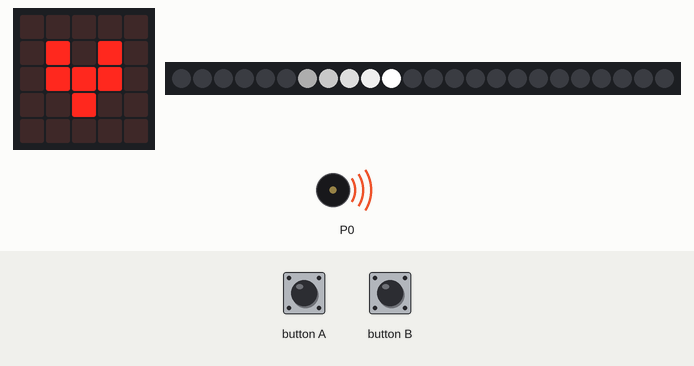
The program below on a simulated BBC micro:bit running MicroPython. Parts: the board's 5×5 LED display, 24 RGB LEDs in strip order, left to right, buzzer (waves = sounding). The test bench sets the inputs (shaded band). Dim RGB values are drawn brighter than linear.

Above: at 1.07 s.
1.3 s: button A pressed for 0.15 s
At 1.37 s:
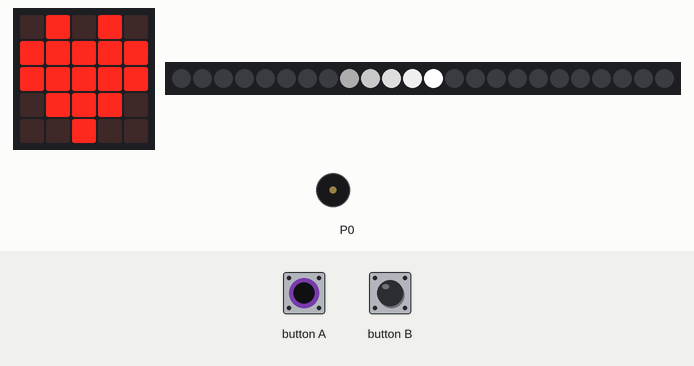
2.0 s: button B pressed for 0.15 s
At 2.29 s:
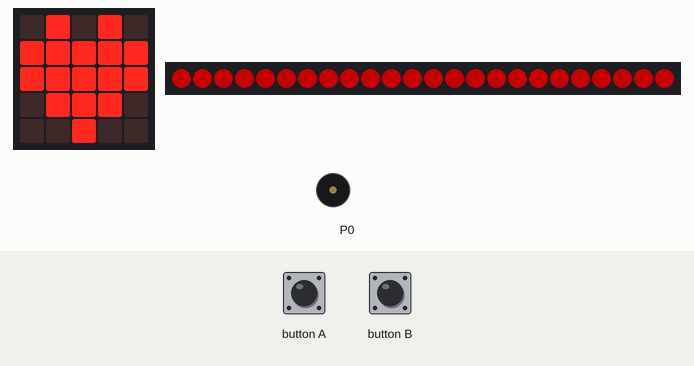
2.7 s: button A pressed for 1 s
At 3.07 s:
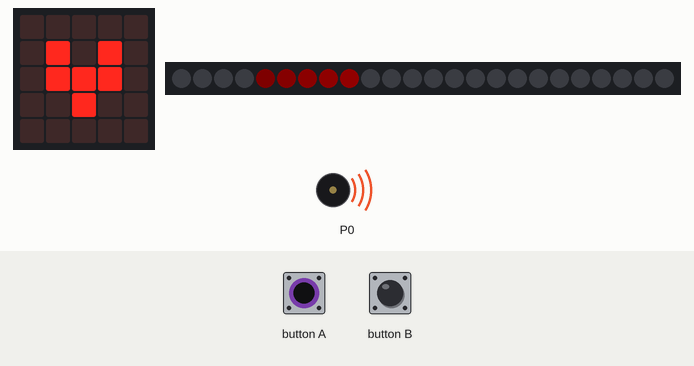
4.3 s: button A driven LOW and button B driven LOW
At 4.93 s:
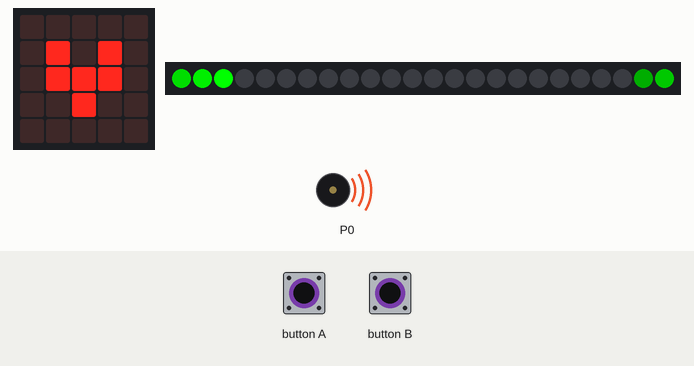
6.1 s: button B pressed 2 times (0.12 s each, 0.3 s apart)
At 6.34 s:
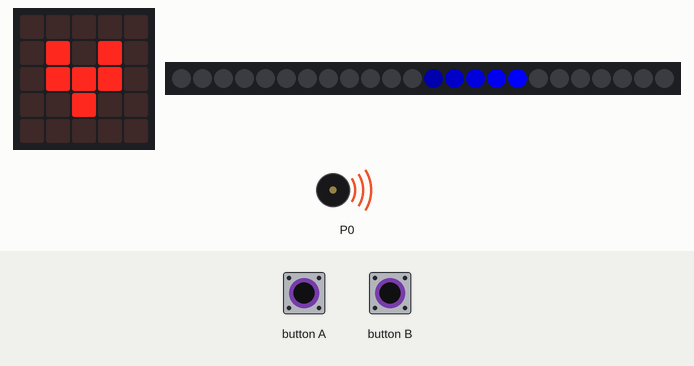
Timing chart, 0 to 9.2 s (numbered marks = the images above; inputs shaded):
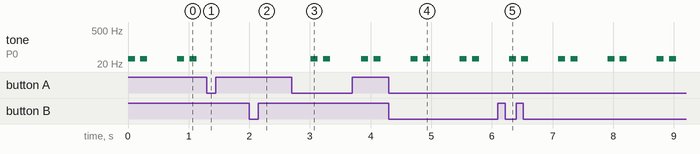

The program:

tony_stark_heart.py
```python
from microbit import display, Image, pin2, button_a, button_b, sleep
import neopixel
import random
import music

class Rainbow():
    def __init__(self):
        self.r = 0
        self.g = 0
        self.b = 0
        self.ri = 0
        self.gi = 0
        self.bi = 0

    def increment(self):
        self.r += self.ri
        self.g += self.gi
        self.b += self.bi

    def __call__(self):
        # if red is at max: remove blue
        # if blue is at zero: add green
        # if green is at max: remove red
        # if red is at zero: add blue
        # if blue as at max: remove green
        # if green is at zero: add red
        if self.r == 0 and self.g == 0 and self.b == 0:
            # Start state. Begin adding red
            self.ri = 1
            self.gi = 0
            self.bi = 0
        if self.r == 255 and self.g == 0 and self.b == 0:
            # Red is at max. Start adding green
            self.ri = 0
            self.gi = 1
            self.bi = 0
        if self.r == 0 and self.g == 255 and self.b == 0:
            # Green is at max. Start adding blue
            self.ri = 0
            self.gi = 0
            self.bi = 1
        if self.r == 0 and self.g == 0 and self.b == 255:
            # Blue is at max, start adding red
            self.ri = 1
            self.gi = 0
            self.bi = 0
        if self.r == 255 and self.g == 255 and self.b == 0:
            # Red and green is yellow. Start removing red
            self.ri = -1
            self.gi = 0
            self.bi = 0
        if self.r == 255 and self.g == 0 and self.b == 255:
            # Red and blue is purple. Start removing blue
            self.ri = 0
            self.gi = 0
            self.bi = -1
        if self.r == 0 and self.g == 255 and self.b == 255:
            # Green and blue is cyan. Start removing green
            self.ri = 0
            self.gi = -1
            self.bi = 0
        if self.r == 255 and self.g == 255 and self.b == 255:
            # This situation should not occur
            raise Exception("White color achieved")

        self.increment()
        return [self.r, self.g, self.b]

def heartbeat(led):
    if led in (0, 2, 8, 10, 16, 18):
        display.show(Image.HEART_SMALL, wait=False)
        music.play(["C1:1"], wait=False)
    else:
        display.show(Image.HEART, wait=False)

np = neopixel.NeoPixel(pin2, 24)
l = 0
colors = (
    [255, 255, 255],  # white
    [255, 0, 0],  # red
    [0, 255, 0],  # green
    [0, 0, 255],  # blue
    [255, 0, 255],  # purple
    [255, 80, 0]  # orange
)
color_i = 0
color = colors[color_i]
rainbow = Rainbow()
leds = range(24)

i = 0
ii = 1

while True:
    while True:
        if button_a.get_presses():
            break
        if button_b.get_presses():
            color_i += 1
            if color_i >= len(colors):
                color_i = 0
            color = colors[color_i]

        heartbeat(l)

        for other_led in (0, 1, 2, 3, 4, 5):
            np[l - other_led] = [max(c - int(c * 0.2 * other_led) - 1, 0) for c in color]
        np.show()
        sleep(100)
        l += 1
        if l >= 24:
            l = 0

    while True:
        if button_a.get_presses():
            break
        if button_b.get_presses():
            color_i += 1
            if color_i >= len(colors):
                color_i = 0
            color = colors[color_i]

        #heartbeat(l)

        for led in leds:
            try:
                np[led] = [int(c * i / 100) for c in color]
            except:
                display.scroll(str(i))
        np.show()
        sleep(20)
        l += 1
        if l >= 24:
            l = 0

        if i <= 0:
            i = 0
            ii = 1
        elif i >= 100:
            i = 100
            ii = -1
        i += ii

    np.clear()
    color = Rainbow()
    while True:
        if button_a.get_presses():
            break

        heartbeat(l)

        for other_led in (0, 1, 2, 3, 4, 5):
            np[l - other_led] = [max(c - int(c * 0.2 * other_led) - 1, 0) for c in color()]
        np.show()
        sleep(100)
        l += 1
        if l >= 24:
            l = 0
```

Measured:
- after the input at 1.3 s, tone on P0: stops changing and stays silent
- after the input at 2.7 s, tone on P0: plays 33 Hz for 0.12 s, 33 Hz for 0.12 s, 33 Hz for 0.12 s, 33 Hz for 0.12 s, starting after 0.32 s
- after the input at 6.1 s, the display: first differs from a run without the input after 0.18 s (image 5)
- by itself, tone on P0: plays 33 Hz for 0.12 s, 33 Hz for 0.12 s, 33 Hz for 0.12 s, 33 Hz for 0.12 s
